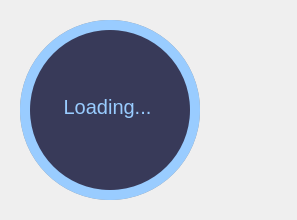
<?xml version="1.0" encoding="UTF-8"?>
<ui version="4.0">
 <class>Spinner</class>
 <widget class="QMainWindow" name="Spinner">
  <property name="geometry">
   <rect>
    <x>0</x>
    <y>0</y>
    <width>297</width>
    <height>220</height>
   </rect>
  </property>
  <property name="windowTitle">
   <string>MainWindow</string>
  </property>
  <widget class="QWidget" name="centralwidget">
   <property name="font">
    <font/>
   </property>
   <widget class="QFrame" name="circularProgressBar">
    <property name="geometry">
     <rect>
      <x>10</x>
      <y>10</y>
      <width>200</width>
      <height>200</height>
     </rect>
    </property>
    <property name="font">
     <font/>
    </property>
    <property name="frameShape">
     <enum>QFrame::NoFrame</enum>
    </property>
    <property name="frameShadow">
     <enum>QFrame::Raised</enum>
    </property>
    <widget class="QFrame" name="circularProgress">
     <property name="geometry">
      <rect>
       <x>10</x>
       <y>10</y>
       <width>180</width>
       <height>180</height>
      </rect>
     </property>
     <property name="styleSheet">
      <string notr="true">QFrame {
	border-radius: 90px;
	background-color: rgb(153, 204, 255);
}</string>
     </property>
     <property name="frameShape">
      <enum>QFrame::NoFrame</enum>
     </property>
     <property name="frameShadow">
      <enum>QFrame::Raised</enum>
     </property>
     <widget class="QFrame" name="circularContainer">
      <property name="geometry">
       <rect>
        <x>10</x>
        <y>10</y>
        <width>160</width>
        <height>160</height>
       </rect>
      </property>
      <property name="styleSheet">
       <string notr="true">QFrame {
	border-radius: 80px;
	background-color: rgb(56, 58, 89);
}</string>
      </property>
      <property name="frameShape">
       <enum>QFrame::NoFrame</enum>
      </property>
      <property name="frameShadow">
       <enum>QFrame::Raised</enum>
      </property>
      <widget class="QLabel" name="loadingLabel">
       <property name="geometry">
        <rect>
         <x>20</x>
         <y>60</y>
         <width>115</width>
         <height>33</height>
        </rect>
       </property>
       <property name="font">
        <font>
         <pointsize>-1</pointsize>
        </font>
       </property>
       <property name="styleSheet">
        <string notr="true">color: rgb(153, 204, 255);
font-size: 20px;</string>
       </property>
       <property name="text">
        <string>Loading...</string>
       </property>
       <property name="alignment">
        <set>Qt::AlignCenter</set>
       </property>
      </widget>
     </widget>
    </widget>
    <widget class="QFrame" name="circularBackground">
     <property name="geometry">
      <rect>
       <x>10</x>
       <y>10</y>
       <width>180</width>
       <height>180</height>
      </rect>
     </property>
     <property name="styleSheet">
      <string notr="true">QFrame {
	border-radius: 90px;
	background-color: rgba(43, 44, 52, 120);
}</string>
     </property>
     <property name="frameShape">
      <enum>QFrame::StyledPanel</enum>
     </property>
     <property name="frameShadow">
      <enum>QFrame::Raised</enum>
     </property>
    </widget>
    <zorder>circularBackground</zorder>
    <zorder>circularProgress</zorder>
   </widget>
  </widget>
 </widget>
 <resources/>
 <connections/>
</ui>
